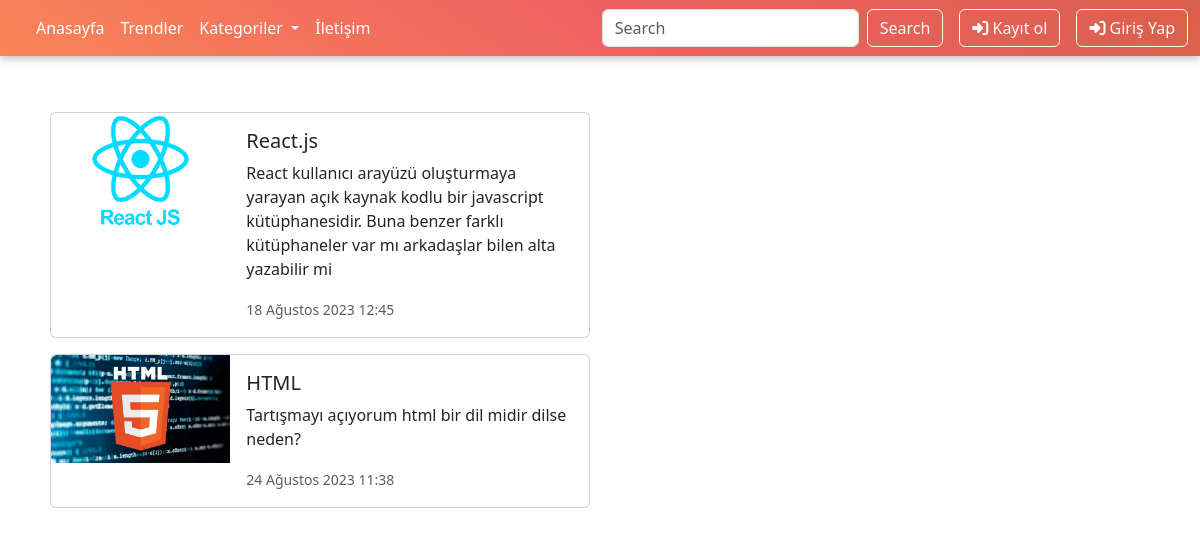
Page /kategori/2/ on the committed database.
### appMy/models.py (models this page shows, shortened)
class Post(models.Model):
    user = models.ForeignKey(User, verbose_name=("Kullanıcı"), on_delete=models.CASCADE,null=True,blank=True)
    title = models.CharField(("Post baslik"), max_length=50)
    postText = models.TextField(("Post içerik"))
    postImg = models.ImageField(("Ürün Görseli"), upload_to=None, height_field=None, width_field=None, max_length=None,null=True,blank=True)
    postTime = models.DateTimeField(verbose_name='Oluşturma Zamanı', auto_now=False, auto_now_add=True,null=True,blank=True)
    postCategory = models.ForeignKey(Category, verbose_name=("Kategory"), on_delete=models.CASCADE,null=True,blank=True)
    likes = models.ManyToManyField(User, related_name=("liked_posts"),blank=True)
    likes_count = models.PositiveIntegerField(default=0)

### appMy/views.py (the view)
# urls.py: path('kategori/<id>/',category,name='kategori'),
def category(request, id):
    category = Category.objects.all()
    post = Post.objects.filter(postCategory=id)
    context = {
        'post':post,
        'category':category
    }
    return render (request,'category.html',context)

### appMy/templates/category.html
{% extends 'base.html' %}
{% load static %}
{% block body %}
      <section class="mt-5 post">
        <div class="container">
            <div class="p-2 row">
                <div class="col-lg-8">
                    {% for i in post %}
                 <a href="/detay/{{i.id}}/" style="text-decoration: none;">
                    <div class="card mb-3" style="max-width: 540px;">
                        <div class="row g-0">
                          <div class="col-md-4">
                            <img src="{{i.postImg.url}}" class="img-fluid rounded-start" alt="...">
                          </div>
                          <div class="col-md-8">
                            <div class="card-body">
                              <h5 class="card-title">{{i.title}}</h5>
                              <p class="card-text">{{i.postText}}</p>
                              <p class="card-text"><small class="text-body-secondary">{{i.postTime}}</small></p>
                            </div>
                          </div>
                        </div>
                      </div>
                    </a>
                      {% endfor %}
                </div>
            </div>
        </div>
      </section>
{% endblock body %}

### rows in the picture
Post: postImg (picture), title "React.js", postText "React kullanıcı arayüzü oluşturmaya yarayan açık kaynak kodlu bir javascript kütüphanesidir. Buna benzer farklı kütüphaneler var mı arkadaşlar bilen alta yazabilir mi", postTime "18 Ağustos 2023 12:45"
Post: postImg (picture), title "HTML", postText "Tartışmayı açıyorum html bir dil midir dilse neden?", postTime "24 Ağustos 2023 11:38"
